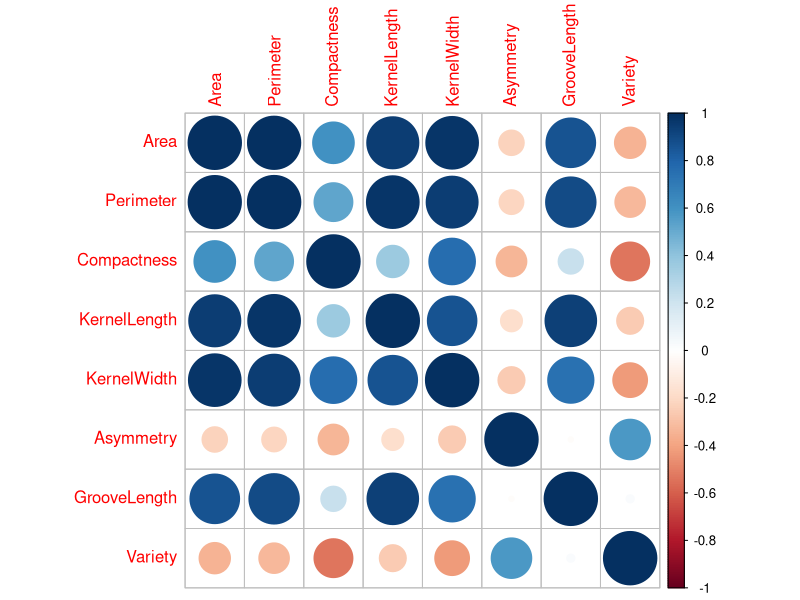
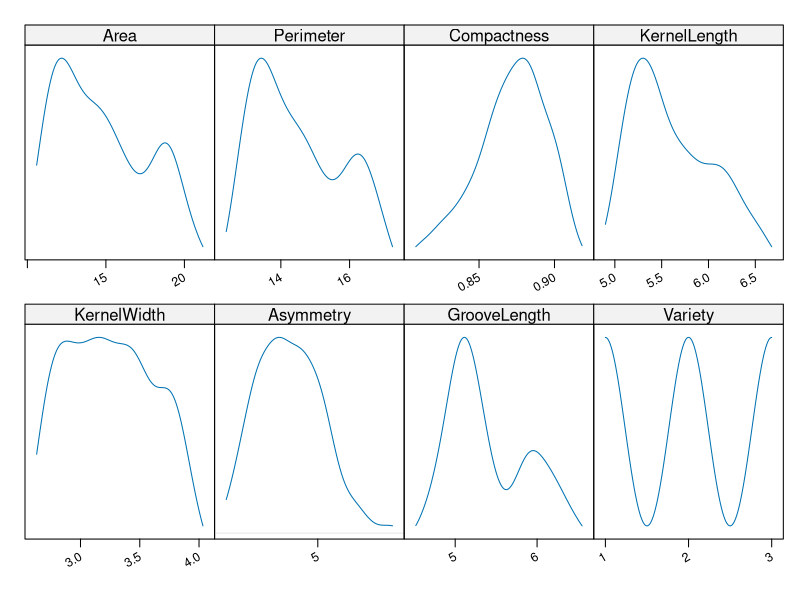
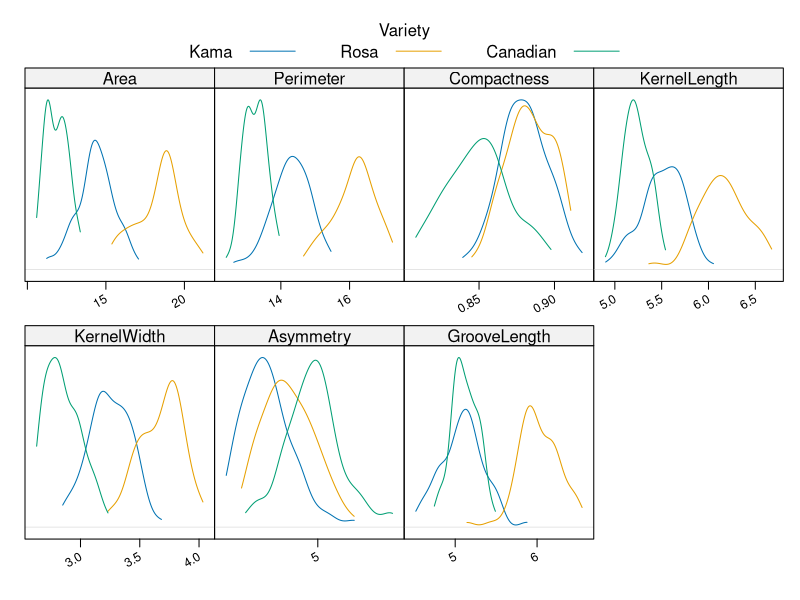

These charts were generated, in order, by the following R code:
## ---- chunk 1
seeds <- read.table("seeds_dataset.txt")
names(seeds) <- c("Area", "Perimeter", "Compactness", "KernelLength", "KernelWidth", "Asymmetry", "GrooveLength", "Variety")
## ---- chunk 2
library(corrplot)
corrplot(cor(seeds))
## ---- chunk 3
library(lattice)
library(latticeExtra)
marginal.plot(seeds)
seeds$Variety <- factor(seeds$Variety, labels = c("Kama","Rosa", "Canadian"))
marginal.plot(seeds[,-8], data = seeds, groups = Variety,auto.key = list(lines = TRUE, title ="Variety",cex.title = 1, columns = 3))

## ---- chunk 4
library(MASS)
library(e1071)
library(nnet)
train.idx <- sample(nrow(seeds), size = nrow(seeds) * 0.66)
seeds.train <- seeds[train.idx, ]
seeds.test <- seeds[-train.idx, ]
## ---- chunk 5
build_and_test_lda <- function(formula) {
  model <- lda(formula , data = seeds.train)
  print(model)

  print(tune(lda, formula, data = seeds, predict.func = function(...) predict(...)$class, tunecontrol = tune.control(sampling = "cross",cross = 10)))
  
  my.predicted <- predict(model, seeds.test)
  print(table(predicted = my.predicted$class, actual = seeds.test$Variety))
  print(mean(my.predicted$class != seeds.test$Variety))
}

build_and_test_lda(Variety ~ .)
## ---- chunk 6
build_and_test_lda(Variety ~ . - Compactness)
## ---- chunk 7
build_and_test_lda(Variety ~ KernelLength + GrooveLength)
## ---- chunk 8
build_and_test_bayes <- function(formula) {
  model <- naiveBayes(formula , data = seeds.train)
  print(model)

  print(tune(naiveBayes, formula, data = seeds, predict.func = function(...) predict(...), tunecontrol = tune.control(sampling = "cross",cross = 10)))
  
  my.predicted <- predict(model, seeds.test)
  print(table(predicted = my.predicted, actual = seeds.test$Variety))
  print(mean(my.predicted != seeds.test$Variety))
}

build_and_test_bayes(Variety ~ .)
build_and_test_bayes(Variety ~ . - Compactness)
build_and_test_bayes(Variety ~ KernelLength + GrooveLength)
## ---- chunk 9
build_and_test_multinom <- function(formula) {
  model <- multinom(formula , data = seeds.train, trace = FALSE, maxit = 4000)
  print(model)

  print(tune(multinom, formula, data = seeds, trace = FALSE, maxit = 4000, predict.func = function(...) predict(...), tunecontrol = tune.control(sampling = "cross",cross = 10)))
  
  my.predicted <- predict(model, seeds.test)
  print(table(predicted = my.predicted, actual = seeds.test$Variety))
  print(mean(my.predicted != seeds.test$Variety))
  return (model)
}
mr1 <- build_and_test_multinom(Variety ~ .)
mr2 <- build_and_test_multinom(Variety ~ . - Compactness)
mr3 <- build_and_test_multinom(Variety ~ KernelLength + GrooveLength)
## ---- chunk 10
mr1.aic.formula <- as.formula(stepAIC(mr1))
m <- build_and_test_multinom(mr1.aic.formula)
